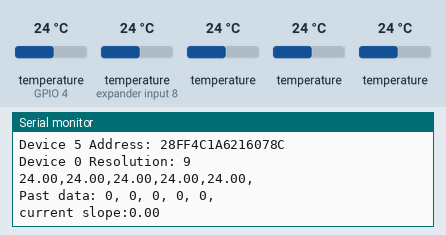
Bench run of a sketch on a simulated ESP32. Shown: the last lines printed to the serial monitor. Inputs (shaded band) come from the test bench; at power-on: temperature (sensors on GPIO 4, expander input 8) 24 °C, temperature 24 °C.

Above: at 1.4 s.
1.5 s: temperature (sensor on GPIO 4) set to 12 °C
At 3.3 s:
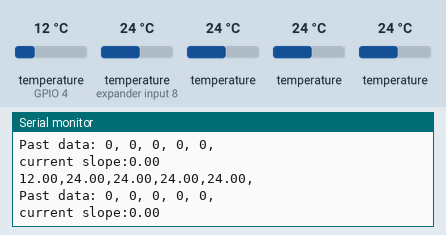
4.4 s: temperature (sensor on expander input 8) set to 12 °C
At 5.7 s:
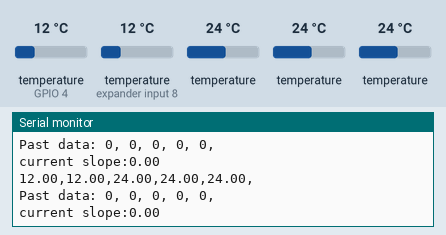
7.3 s: temperature (sensor 204) set to 12 °C
At 9.5 s:
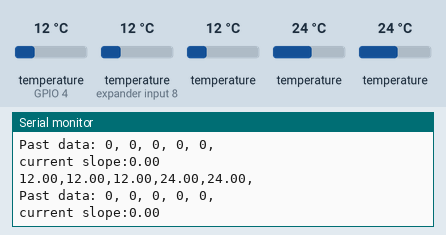
10.2 s: temperature (sensor 304) set to 12 °C
At 12.0 s:
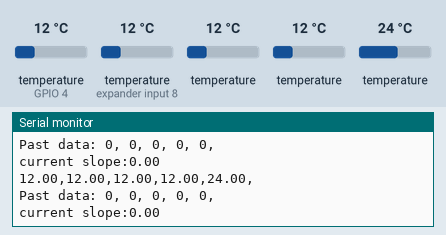
13.1 s: temperature (sensor 404) set to 12 °C
At 13.7 s:
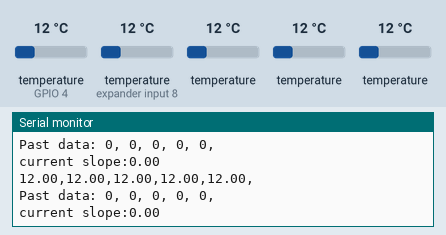
16.0 s: temperature (sensor on GPIO 4) set to 19 °C
At 18.7 s:
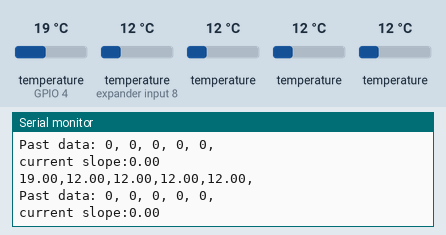
Timing chart, 0 to 19.9 s (numbered marks = the images above; inputs shaded):
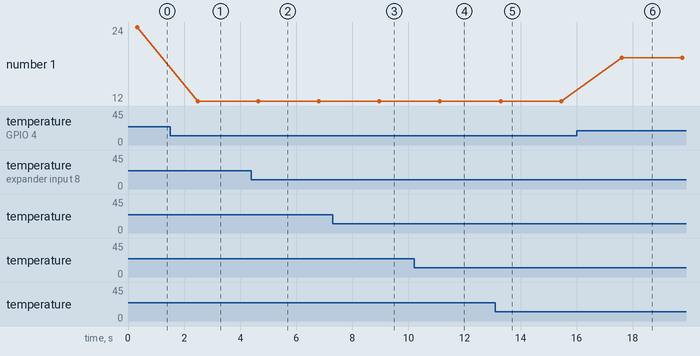

The sketch:

esp32_dev_code.ino
```cpp
#include <Adafruit_SleepyDog.h>

#include <OneWire.h>
#include <DallasTemperature.h>


#define ONE_WIRE_BUS 4  // NOTE THIS IS THAT BUS WIRE
#define TEMPERATURE_PRECISION 9
OneWire oneWire(ONE_WIRE_BUS);        // Setup a oneWire instance to communicate with any OneWire devices (not just Maxim/Dallas temperature ICs)
DallasTemperature sensors(&oneWire);  // Pass our oneWire reference to Dallas Temperature.
DeviceAddress s1, s2, s3, s4, s5;     // arrays to hold device addresses


void setup(void) {
  Serial.begin(9600);
  sensors.begin();  // Start up the library

  Serial.print("Locating devices...");
  Serial.print("Found ");
  Serial.print(sensors.getDeviceCount(), DEC);  // locate devices on the bus
  Serial.println(" devices.");
  // report parasite power requirements (in Sensors_test)

  // method 1: by index
  if (!sensors.getAddress(s1, 0)) Serial.println("Unable to find address for Device 1");
  if (!sensors.getAddress(s2, 1)) Serial.println("Unable to find address for Device 2");
  if (!sensors.getAddress(s3, 2)) Serial.println("Unable to find address for Device 3");
  if (!sensors.getAddress(s4, 3)) Serial.println("Unable to find address for Device 4");
  if (!sensors.getAddress(s5, 4)) Serial.println("Unable to find address for Device 5");

  Serial.print("Device 1 Address: ");
  printAddress(s1);
  Serial.println();
   Serial.print("Device 2 Address: ");
   printAddress(s2);
   Serial.println();
   Serial.print("Device 3 Address: ");
   printAddress(s3);
   Serial.println();
   Serial.print("Device 4 Address: ");
   printAddress(s4);
   Serial.println();
   Serial.print("Device 5 Address: ");
   printAddress(s5);
   Serial.println();
  // set the resolution to 9 bit per device
  sensors.setResolution(s1, TEMPERATURE_PRECISION);
  sensors.setResolution(s2, TEMPERATURE_PRECISION);
  sensors.setResolution(s3, TEMPERATURE_PRECISION);
  sensors.setResolution(s4, TEMPERATURE_PRECISION);
  sensors.setResolution(s5, TEMPERATURE_PRECISION);
  Serial.print("Device 0 Resolution: ");
  Serial.print(sensors.getResolution(s1), DEC);
  Serial.println();
  //  Serial.print("Device 1 Resolution: ");
  //  Serial.print(sensors.getResolution(s2), DEC);
  //  Serial.println();
}


void printAddress(DeviceAddress deviceAddress)  // function to print a device address
{
  for (uint8_t i = 0; i < 8; i++) {
    // zero pad the address if necessary
    if (deviceAddress[i] < 16) Serial.print("0");
    Serial.print(deviceAddress[i], HEX);
  }
}
float getTemperature(DeviceAddress deviceAddress)  // function to print the temperature for a device
{
  float tempC = sensors.getTempC(deviceAddress);
  if (tempC == DEVICE_DISCONNECTED_C) {
    Serial.println("Error: Could not read temperature data");
    return -1;
  }
  //Serial.print("Temp C: ");
 // Serial.print(tempC);
  //Serial.print(" Temp F: ");
  //  Serial.print(DallasTemperature::toFahrenheit(tempC));
  return tempC;
}
// function to print a device's resolution
void printResolution(DeviceAddress deviceAddress) {
  Serial.print("Resolution: ");
  Serial.print(sensors.getResolution(deviceAddress));
  Serial.println();
}

/***********
 * Data Processing
 * Steps: establish baseline
 *  To test if it's on a human, it must be within a (large) range (TEST)
 * Continue reading and shifting code
 * If a slope of 1/75 (TEST THIS) within a range (TEST)
 * signal, start counting time
 * If button is pressed, then start over
 * If button is pressed outside of alert, do nothing
 ***********/

bool changeNeeded = false;
bool active = false;
word timeElapsed = 0;
word startTime = 0;
float slope = 0;
word len = 1;
uint8_t past[5] = {0, 0, 0, 0, 0};

float updateSlope() {
  len++;
  // slope = slope * ((len - 1) / len) + (int(temp) / len);
  if (past[0] != 0) {
    slope = (past[-1] - past[0]) / sizeof(past);
  } else {
    slope = 0;
  }
  return slope;
}

void updatePast(uint8_t temp) {
  // if (past[0] == 0 || temp != past[-1]) {
    for (int i = 0; i < sizeof(past) - 1; i++) {
      past[i] = past[i+1];
    }
    past[-1] = temp;
  // }
}

float getSlope() {
  return slope;
}

int getTime() {
  if (changeNeeded) {
    timeElapsed = millis() - startTime;
  }
  return timeElapsed;
}

/*
   Main function, calls the temperatures in a loop.
*/
void loop(void) {
  sensors.requestTemperatures();
  float tmp1 = getTemperature(s1);
  Serial.print(tmp1);
  Serial.print(',');
  float tmp2 = getTemperature(s2);
  Serial.print(tmp2);
  Serial.print(',');
  float tmp3 = getTemperature(s3);
  Serial.print(tmp3);
  Serial.print(',');
  float tmp4 = getTemperature(s4);
  Serial.print(tmp4);
  Serial.print(',');
  float tmp5 = getTemperature(s5);
  Serial.print(tmp5);
  Serial.print(',');
  Serial.println();

  Serial.println();
  Serial.print("Past data: ");
  Serial.print(past[0]);
  Serial.print(", ");
  Serial.print(past[1]);
  Serial.print(", ");
  Serial.print(past[2]);
  Serial.print(", ");
  Serial.print(past[3]);
  Serial.print(", ");
  Serial.print(past[4]);
  Serial.print(", ");
  Serial.println();

  Serial.print("current slope:");
  if (tmp1 > tmp2 && tmp1 > tmp3 && tmp1 > tmp4 && tmp1 > tmp5) {
    updatePast(getTemperature(s1));
  }
  else if (tmp2 > tmp1 && tmp2 > tmp3 && tmp2 > tmp4 && tmp2 > tmp5) {
    updatePast(getTemperature(s2));
  }
  else if (tmp3 > tmp2 && tmp3 > tmp1 && tmp3 > tmp4 && tmp3 > tmp5) {
    updatePast(getTemperature(s3));
  }
  else if (tmp4 > tmp2 && tmp4 > tmp3 && tmp4 > tmp1 && tmp4 > tmp5) {
    updatePast(getTemperature(s4));
  }
  else if (tmp5 > tmp2 && tmp5 > tmp3 && tmp5 > tmp4 && tmp5 > tmp1) {
    updatePast(getTemperature(s5));
  }
  Serial.println(updateSlope());
  //Serial.println("Finding slope...");

  // Please don't change state order, it is ordered by importance
  // State 2: The temparature is rising
  if (active && !changeNeeded && getSlope() > 0.1) {
    Serial.println("State 2: The temperature is rising");
    changeNeeded = true;
    // Start timer
    startTime = millis();
    Serial.println("Change this line to push state 2 to server");
  }
  // State 1: It is established to be on a human
  else if (!active && getSlope() > -0.5 && getSlope() < 0.5 && past[-1] > 25 && past[-1] < 35) {
    Serial.println("State 1: established to be on a human");
    active = true;
    Serial.println("Change this line to push state 1 to server");
  }
  else if (changeNeeded && !(past[-1] > 25 && past[-1] < 40)) {
    Serial.println("Reset to base state");
    active = false;
    changeNeeded = false;
    Serial.println("Change this line to push state 0 to server");
  }
  else if (changeNeeded && timeElapsed > 5000) { //TEST: change values to larger later
    Serial.println("change this line to push state 3 to server aka red");
  }
  if (!Serial) {
    Watchdog.sleep(2000);
  } else {
    delay(2000);
  }
}
```

Measured:
- after the input at 1.5 s, the serial monitor: prints a new line after 0.99 s (image 1)
- after the input at 4.4 s, the serial monitor: prints a new line after 0.25 s (image 2)
- after the input at 7.3 s, the serial monitor: prints a new line after 1.7 s (image 3)
- after the input at 10.2 s, the serial monitor: prints a new line after 0.92 s (image 4)
- after the input at 13.1 s, the serial monitor: prints a new line after 0.19 s (image 5)
- after the input at 16.0 s, the serial monitor: prints a new line after 1.6 s (image 6)
- plotted number 1: 24 → 12 after the input at 1.5 s, 12 → 19 after the input at 16.0 s
